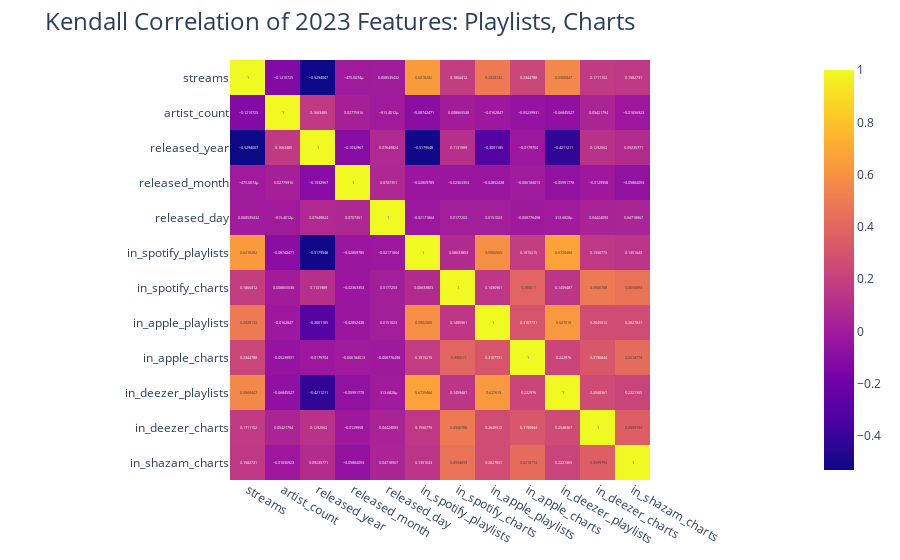

Notebook cell for this chart:
### Code cell
cols: list[str] = [
    "streams", "artist_count", "released_year", "released_month", "released_day", "in_spotify_playlists",
    "in_spotify_charts", "in_apple_playlists", "in_apple_charts", "in_deezer_playlists",
    "in_deezer_charts", "in_shazam_charts"
]
corr_mat = df.loc[:, cols].corr(method="kendall")
fig = px.imshow(corr_mat, text_auto=True)
fig.update_layout(dict(
    title=dict(
        text="Kendall Correlation of 2023 Features: Playlists, Charts",
        font=dict(
            size=24
        ),
    ),
))
fig.show()
# Save images
fig.write_image(f"./../../images/2023/Correlation-Playlist.png", width=WIDTH, height=HEIGHT, scale=1.0)

### Figure 1 — Plotly figure (JSON) as saved in the notebook; plotly's stock layout.template omitted (floating-point values rounded to 4 significant figures; data arrays with more than 128 entries replaced by an {"elided": "..."} marker saying what was removed)
{"data": [{"coloraxis": "coloraxis", "hovertemplate": "x: %{x}<br>y: %{y}<br>color: %{z}<extra></extra>", "name": "0", "texttemplate": "%{z}", "type": "heatmap", "x": ["streams", "artist_count", "released_year", "released_month", "released_day", "in_spotify_playlists", "in_spotify_charts", "in_apple_playlists", "in_apple_charts", "in_deezer_playlists", "in_deezer_charts", "in_shazam_charts"], "xaxis": "x", "y": ["streams", "artist_count", "released_year", "released_month", "released_day", "in_spotify_playlists", "in_spotify_charts", "in_apple_playlists", "in_apple_charts", "in_deezer_playlists", "in_deezer_charts", "in_shazam_charts"], "yaxis": "y", "z": {"elided": "12x12 float values"}}], "layout": {"coloraxis": {"colorscale": [[0, "#0d0887"], [0.1111, "#46039f"], [0.2222, "#7201a8"], [0.3333, "#9c179e"], [0.4444, "#bd3786"], [0.5556, "#d8576b"], [0.6667, "#ed7953"], [0.7778, "#fb9f3a"], [0.8889, "#fdca26"], [1, "#f0f921"]]}, "margin": {"t": 60}, "title": {"font": {"size": 24}, "text": "Kendall Correlation of 2023 Features: Playlists, Charts"}, "xaxis": {"anchor": "y", "constrain": "domain", "domain": [0, 1], "scaleanchor": "y"}, "yaxis": {"anchor": "x", "autorange": "reversed", "constrain": "domain", "domain": [0, 1]}}}
